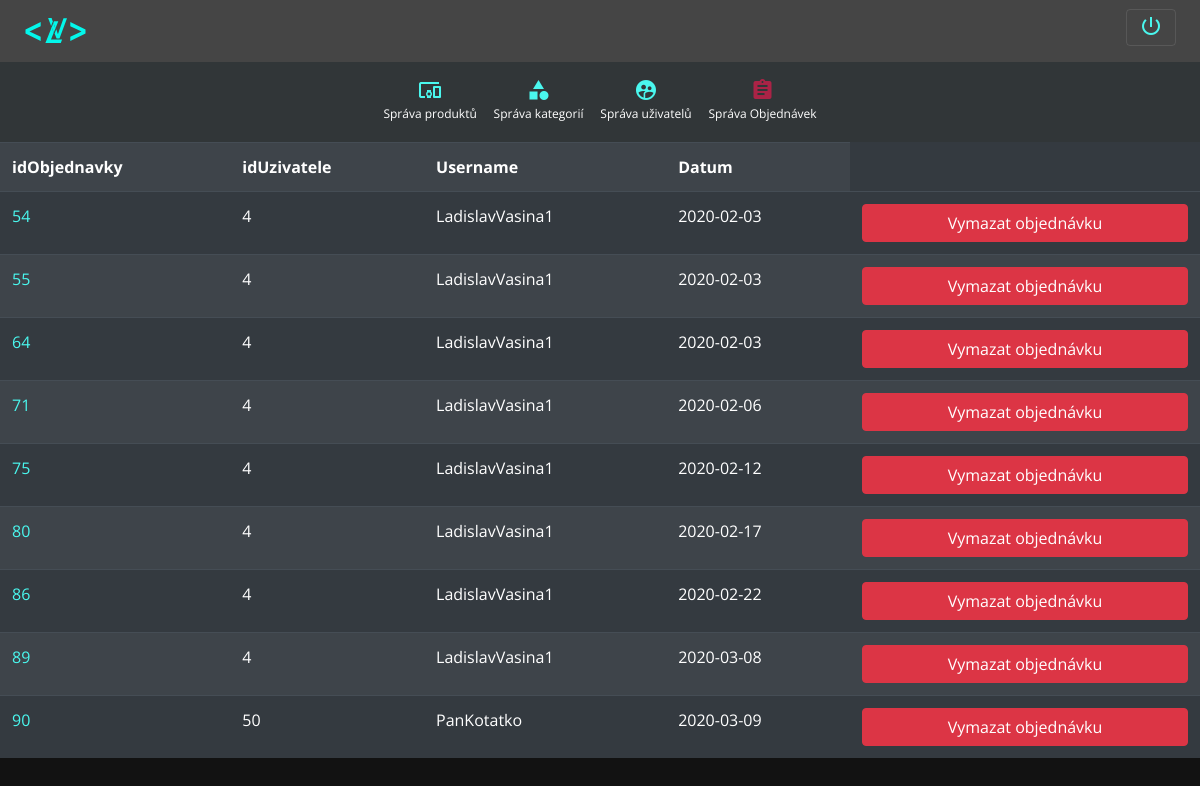
/spravaObjednavek.php (signed in), run on the app's committed database.
### tables this page shows
CREATE TABLE `objednavky` (
  `idObjednavky` int(10) UNSIGNED NOT NULL,
  `idUzivatele` int(10) UNSIGNED NOT NULL,
  `datum` date NOT NULL
);

CREATE TABLE `uzivatele` (
  `id` int(10) UNSIGNED NOT NULL,
  `username` varchar(35) NOT NULL,
  `jmeno` varchar(45) NOT NULL,
  `prijmeni` varchar(45) NOT NULL,
  `email` varchar(45) NOT NULL,
  `password` varchar(60) NOT NULL,
  `opravneni` int(10) NOT NULL DEFAULT '1',
  `ulice_cislo` varchar(45) NOT NULL,
  `obec` varchar(45) NOT NULL,
  `psc` varchar(10) NOT NULL
);

### spravaObjednavek.php (the view, shortened to what this page needs)
<?php
include("sprava.php");
?>
<!DOCTYPE html>
<html lang="cs">
<head>
</head>
<body>
<?php
$sql = "SELECT idObjednavky, idUzivatele, username, datum from objednavky join uzivatele on idUzivatele = id";
$stmt = $pdo->prepare($sql);
$stmt->execute();
?>
<div style="overflow-x:auto;">
    <table class="table table-striped table-dark">
        <tr>
            <th scope="col">idObjednavky</th>
            <th scope="col">idUzivatele</th>
            <th scope="col">Username</th>
            <th scope="col">Datum</th>
        </tr>
        <?php
while ($objednavky = $stmt->fetch()):
?>
        <tr>
            <td><a class="objednavkaOdkaz" href="objednavkaOutput.php?idObjednavky=<?php echo $objednavky[0]; ?>"><?=$objednavky[0]?></a></td>
            <td><?=$objednavky[1]?></td>
            <td><?=$objednavky[2]?></td>
            <td><?=$objednavky[3]?></td>
            <form id="delete" action="deleteOrder.php" method="get" enctype="multipart/form-data">
                <td><a class="btn btn-danger btn-block" href="deleteOrder.php?idObjednavky=<?=$objednavky[0]?>"
                        onclick="return confirm('Jste si jistí?')">Vymazat objednávku</a></td>
            </form>
        </tr>
        <?php
endwhile;
?>
    </table>
</div>
</body>
</html>

### css/mp.css (style rules this page uses)
body { margin: 0px; height: 100%; width: 100%; font-family: "Open Sans", sans-serif; background-color: #121212 !important; }
html { background-color: #121212 !important; }

### sprava.php (style rules this page uses)
body { background-color: #121212; }

### spravaObjednavek.php (style rules this page uses)
.objednavkaOdkaz { color:#4af7ee; }

### data on the page
objednavky: idObjednavky "54", idUzivatele "4", idUzivatele.username "LadislavVasina1", datum "2020-02-03"
objednavky: idObjednavky "55", idUzivatele "4", idUzivatele.username "LadislavVasina1", datum "2020-02-03"
objednavky: idObjednavky "64", idUzivatele "4", idUzivatele.username "LadislavVasina1", datum "2020-02-03"
objednavky: idObjednavky "71", idUzivatele "4", idUzivatele.username "LadislavVasina1", datum "2020-02-06"
objednavky: idObjednavky "75", idUzivatele "4", idUzivatele.username "LadislavVasina1", datum "2020-02-12"
objednavky: idObjednavky "80", idUzivatele "4", idUzivatele.username "LadislavVasina1", datum "2020-02-17"
objednavky: idObjednavky "86", idUzivatele "4", idUzivatele.username "LadislavVasina1", datum "2020-02-22"
objednavky: idObjednavky "89", idUzivatele "4", idUzivatele.username "LadislavVasina1", datum "2020-03-08"
objednavky: idObjednavky "90", idUzivatele "50", idUzivatele.username "PanKotatko", datum "2020-03-09"
